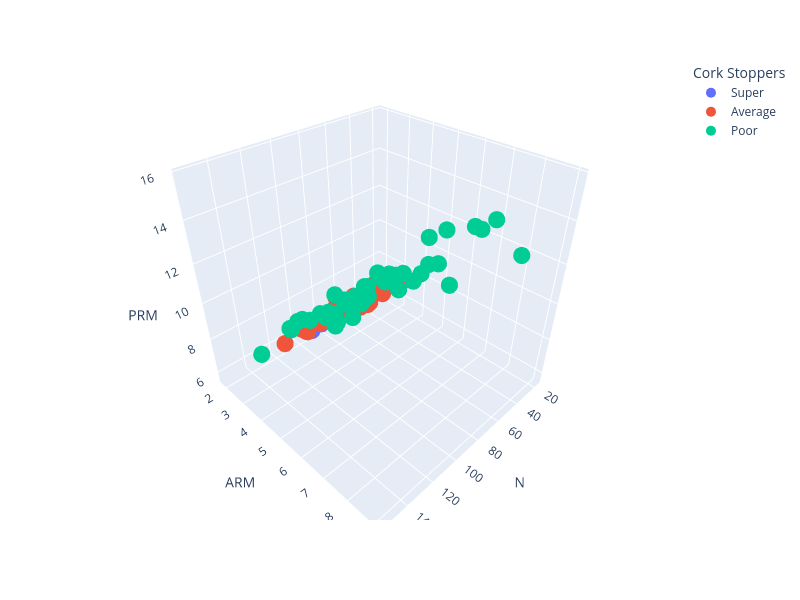

Here is the notebook cell this chart was saved with:
### Markdown cell above
#### 3-Make a 3D scatter plot representing the Cork Stoppers in a data space spanned by features N, ARM, and PRM.

### Code cell
# Create a 3D scatter plot using Plotly Express, with 'N.1' on the x-axis, 'ARM' on the y-axis, 'PRM' on the z-axis, and color based on the 'C' column (Cork Stoppers)
fig = px.scatter_3d(data_frame = CorkStopp, x = 'N.1', y = 'ARM', z = 'PRM',
                    color = 'C',
                    labels={'N.1':'N','ARM':'ARM','PRM':'PRM','C':'Cork Stoppers'},
                    height=600,width=800)
fig.update_traces(marker_size=10)
fig.show()
